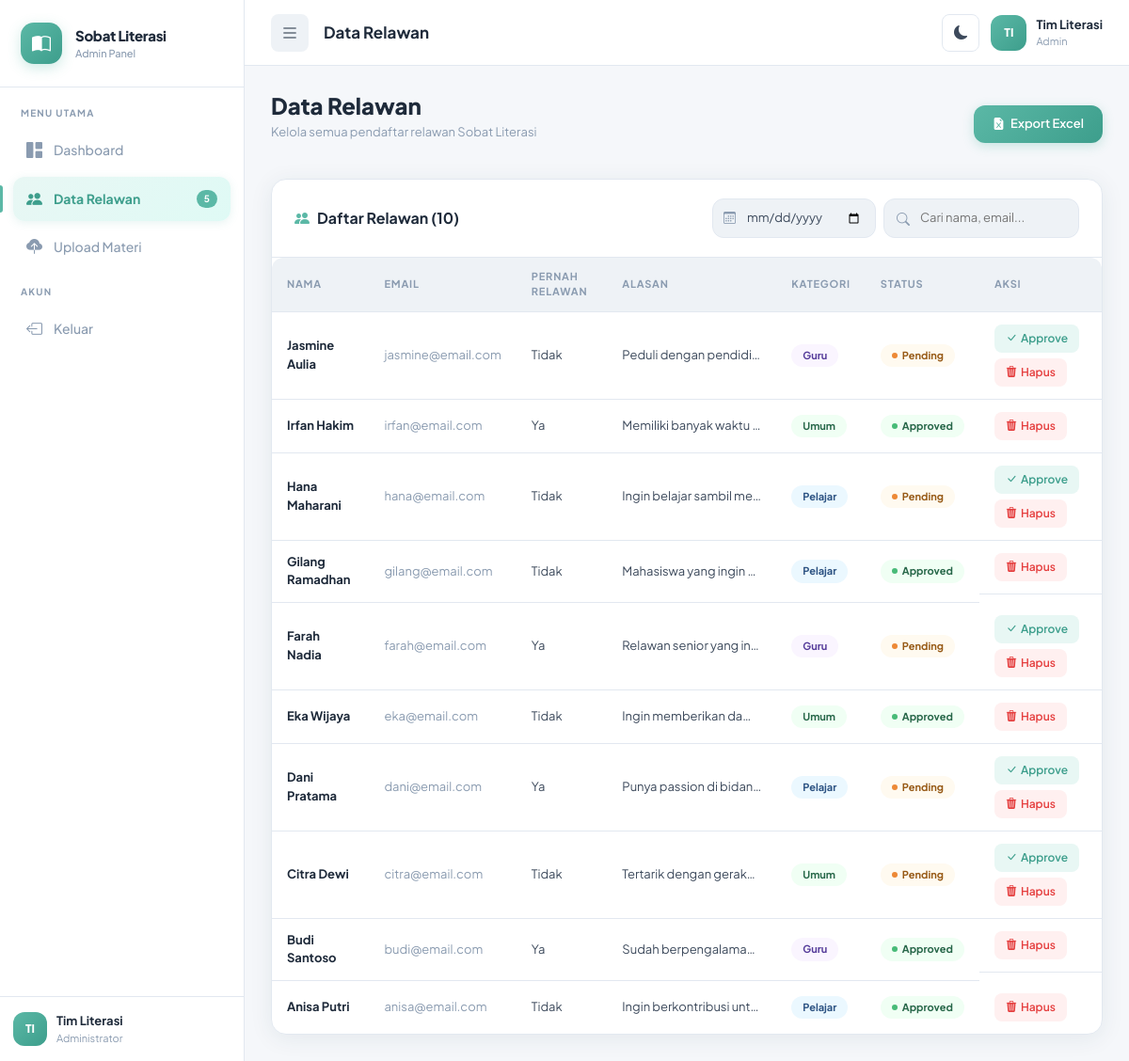
The page /relawan.php (signed in) on the database its author committed.
### tables this page shows
CREATE TABLE IF NOT EXISTS gabung (
    id INT AUTO_INCREMENT PRIMARY KEY,
    nama VARCHAR(150) NOT NULL,
    email VARCHAR(150) NOT NULL,
    pernah_relawan ENUM('ya','tidak') DEFAULT 'tidak',
    alasan TEXT,
    kategori ENUM('pelajar','guru','umum') DEFAULT 'umum',
    persetujuan TINYINT(1) DEFAULT 0,
    status ENUM('pending','approved','rejected') DEFAULT 'pending',
    created_at TIMESTAMP DEFAULT CURRENT_TIMESTAMP
);

### relawan.php (the view, shortened to what this page needs)
<?php
require_once 'config.php';
$where = '1=1';
$result = $conn->query("SELECT * FROM gabung WHERE $where ORDER BY created_at DESC");
$relawan = $result->fetch_all(MYSQLI_ASSOC);
include 'partials/header.php';
?>
<div class="row mb-4 align-items-center">
    <div class="col">
        <h4 style="font-weight:800;color:var(--gray-dark);margin:0">Data Relawan</h4>
        <p style="color:var(--gray-mid);font-size:13px;margin-top:4px">Kelola semua pendaftar relawan Sobat Literasi</p>
    </div>
    <div class="col-auto d-flex gap-2">
        <a href="export.php" class="btn-tosca">
            <i class="bi bi-file-earmark-excel-fill"></i> Export Excel
        </a>
    </div>
</div>
<div class="card-sl">
    <div class="card-sl-header">
        <div class="card-sl-title"><i class="bi bi-people-fill"></i> Daftar Relawan (<?= count($relawan) ?>)</div>
        <div class="d-flex gap-2 flex-wrap">
            <div style="position:relative">
                <i class="bi bi-calendar3" style="position:absolute;left:12px;top:50%;transform:translateY(-50%);color:var(--gray-mid);font-size:13px;z-index:1"></i>
                <input type="date" id="dateFilter" class="search-input" style="padding-left:36px;min-width:160px">
            </div>
            <div class="search-bar">
                <i class="bi bi-search"></i>
                <input type="text" id="searchInput" class="search-input" placeholder="Cari nama, email...">
            </div>
        </div>
    </div>
    <div style="position:relative">
        <div class="table-wrap">
            <table class="table-sl">
                <thead>
                    <tr>
                        <th>Nama</th>
                        <th>Email</th>
                        <th>Pernah Relawan</th>
                        <th>Alasan</th>
                        <th>Kategori</th>
                        <th>Status</th>
                        <th>Aksi</th>
                    </tr>
                </thead>
                <tbody id="relawanTbody">
                    <?php if (empty($relawan)): ?>
                    <tr>
                        <td colspan="7">
                            <div class="empty-state">
                                <i class="bi bi-people"></i>
                                <h5>Belum ada data</h5>
                                <p>Belum ada relawan yang mendaftar</p>
                            </div>
                        </td>
                    </tr>
                    <?php else: ?>
                    <?php foreach ($relawan as $r): ?>
                    <tr id="row-<?= $r['id'] ?>">
                        <td><strong style="color:var(--gray-dark)"><?= htmlspecialchars($r['nama']) ?></strong></td>
                        <td style="color:var(--gray-mid)"><?= htmlspecialchars($r['email']) ?></td>
                        <td><?= ucfirst($r['pernah_relawan']) ?></td>
                        <td style="max-width:180px;overflow:hidden;text-overflow:ellipsis;white-space:nowrap" title="<?= htmlspecialchars($r['alasan']) ?>">
                            <?= htmlspecialchars(substr($r['alasan'],0,50)) . (strlen($r['alasan'])>50?'...':'') ?>
                        </td>
                        <td><span class="badge-sl badge-<?= $r['kategori'] ?>"><?= ucfirst($r['kategori']) ?></span></td>
                        <td id="status-<?= $r['id'] ?>">
                            <?php if($r['status']==='approved'): ?>
                            <span class="badge-sl badge-approved"><span class="dot dot-green"></span>Approved</span>
                            <?php else: ?>
                            <span class="badge-sl badge-pending"><span class="dot dot-orange"></span>Pending</span>
                            <?php endif; ?>
                        </td>
                        <td id="actions-<?= $r['id'] ?>" style="white-space:nowrap;display:flex;gap:6px;flex-wrap:wrap">
                            <?php if($r['status']==='pending'): ?>
                            <button class="btn-sm-approve" onclick="approveRelawan(<?= $r['id'] ?>)">
                                <i class="bi bi-check-lg"></i> Approve
                            </button>
                            <?php endif; ?>
                            <button class="btn-sm-delete" onclick="deleteRelawan(<?= $r['id'] ?>)">
                                <i class="bi bi-trash3-fill"></i> Hapus
                            </button>
                        </td>
                    </tr>
                    <?php endforeach; ?>
                    <?php endif; ?>
                </tbody>
            </table>
        </div>
    </div>
</div>
<?php include 'partials/footer.php'; ?>

### assets/css/style.css (style rules this page uses)
:root { --tosca: #5BB8A6; --tosca-dark: #3D9E8C; --tosca-light: #E8F7F4; --tosca-mid: #A8DDD5; --tosca-xlight: #F0FAF8; --white: #FFFFFF; --gray-bg: #F5F7FA; --gray-soft: #EEF2F6; --gray-border: #E2E8F0; --gray-mid: #8A9BB0; --gray-text: #3D4A5C; --gray-dark: #1E2A3A; --success: #5BB8A6; --warning: #F6AD55; --danger: #FC8181; --info: #63B3ED; --sidebar-w: 260px; --topbar-h: 70px; --radius-xl: 24px; --radius-lg: 16px; --radius-md: 12px; --radius-sm: 8px; --shadow-soft: 0 2px 12px rgba(30,60,80,0.06); --shadow-card: 0 4px 24px rgba(30,60,80,0.08); --shadow-hover: 0 8px 32px rgba(91,184,166,0.18); --transition: all 0.25s cubic-bezier(0.4,0,0.2,1); }
* { margin:0; padding:0; box-sizing:border-box; }
body { font-family: 'Plus Jakarta Sans', sans-serif; background: var(--gray-bg); color: var(--gray-text); transition: background 0.3s ease, color 0.3s ease; min-height: 100vh; }
.card-sl { background: var(--white); border-radius: var(--radius-lg); box-shadow: var(--shadow-card); border: 1px solid var(--gray-border); overflow: hidden; animation: fadeInUp .5s ease both; }
.card-sl-header { padding: 20px 24px; border-bottom: 1px solid var(--gray-border); display: flex; align-items:center; justify-content:space-between; gap:12px; flex-wrap:wrap; }
.card-sl-title { font-size:16px; font-weight:700; color:var(--gray-dark); display:flex; align-items:center; gap:8px; }
.card-sl-title i { color:var(--tosca); }
.btn-tosca { background: linear-gradient(135deg, var(--tosca), var(--tosca-dark)); color: white; border:none; padding: 10px 20px; border-radius:var(--radius-md); font-family:'Plus Jakarta Sans',sans-serif; font-size:13px; font-weight:600; cursor:pointer; transition:var(--transition); display:inline-flex; align-items:center; gap:6px; box-shadow: 0 3px 12px rgba(91,184,166,0.3); text-decoration:none; }
.btn-sm-approve { background:var(--tosca-light); color:var(--tosca-dark); border:none; padding:6px 12px; border-radius:var(--radius-sm); font-size:12px; font-weight:600; cursor:pointer; transition:var(--transition); display:inline-flex; align-items:center; gap:4px; }
.btn-sm-delete { background:#FFF0F0; color:#E53E3E; border:none; padding:6px 12px; border-radius:var(--radius-sm); font-size:12px; font-weight:600; cursor:pointer; transition:var(--transition); display:inline-flex; align-items:center; gap:4px; }
.table-sl { width:100%; border-collapse:separate; border-spacing:0; }
.table-sl th { background:var(--gray-soft); color:var(--gray-mid); font-size:11px; font-weight:700; text-transform:uppercase; letter-spacing:0.8px; padding:12px 16px; border-bottom:1px solid var(--gray-border); position:sticky; top:0; }
.table-sl td { padding:13px 16px; font-size:13px; color:var(--gray-text); border-bottom:1px solid var(--gray-border); vertical-align:middle; transition:background .15s; }
.table-sl tr:last-child td { border-bottom:none; }
.table-wrap { overflow-x:auto; border-radius:var(--radius-md); }
.badge-sl { display:inline-flex; align-items:center; gap:5px; padding:4px 12px; border-radius:20px; font-size:11px; font-weight:700; }
.badge-approved { background:#F0FFF4; color:#276749; }
.badge-pending { background:#FFFAF0; color:#975A16; }
.badge-pelajar { background:#EBF8FF; color:#2C5282; }
.badge-guru { background:#FAF5FF; color:#553C9A; }
.badge-umum { background:#F0FFF4; color:#276749; }
.dot { width:6px; height:6px; border-radius:50%; display:inline-block; }
.dot-green { background:#48BB78; }
.dot-orange { background:#ED8936; }
.search-bar { position:relative; flex:1; max-width:320px; }
.search-bar i { position:absolute; left:14px; top:50%; transform:translateY(-50%); color:var(--gray-mid); font-size:14px; }
.search-input { width:100%; padding:10px 14px 10px 38px; border:1.5px solid var(--gray-border); border-radius:var(--radius-md); font-family:'Plus Jakarta Sans',sans-serif; font-size:13px; background:var(--gray-soft); color:var(--gray-text); outline:none; transition:var(--transition); }

### rows shown on the page
gabung: nama "Jasmine Aulia", email "jasmine@email.com", pernah_relawan "Tidak", alasan "Peduli dengan pendidi…", kategori "Guru", status "pending" (drawn)
gabung: nama "Irfan Hakim", email "irfan@email.com", pernah_relawan "Ya", alasan "Memiliki banyak waktu…", kategori "Umum", status "approved" (drawn)
gabung: nama "Hana Maharani", email "hana@email.com", pernah_relawan "Tidak", alasan "Ingin belajar sambil me…", kategori "Pelajar", status "pending" (drawn)
gabung: nama "Gilang Ramadhan", email "gilang@email.com", pernah_relawan "Tidak", alasan "Mahasiswa yang ingin…", kategori "Pelajar", status "approved" (drawn)
gabung: nama "Farah Nadia", email "farah@email.com", pernah_relawan "Ya", alasan "Relawan senior yang in…", kategori "Guru", status "pending" (drawn)
gabung: nama "Eka Wijaya", email "eka@email.com", pernah_relawan "Tidak", alasan "Ingin memberikan da…", kategori "Umum", status "approved" (drawn)
gabung: nama "Dani Pratama", email "dani@email.com", pernah_relawan "Ya", alasan "Punya passion di bidan…", kategori "Pelajar", status "pending" (drawn)
gabung: nama "Citra Dewi", email "citra@email.com", pernah_relawan "Tidak", alasan "Tertarik dengan gerak…", kategori "Umum", status "pending" (drawn)
gabung: nama "Budi Santoso", email "budi@email.com", pernah_relawan "Ya", alasan "Sudah berpengalama…", kategori "Guru", status "approved" (drawn)
gabung: nama "Anisa Putri", email "anisa@email.com", pernah_relawan "Tidak", alasan "Ingin berkontribusi unt…", kategori "Pelajar", status "approved" (drawn)

### other values the page prints
$pendingCount "5"
substr($_SESSION['admin_nama'],0,2) "TI"
$_SESSION['admin_nama'] "Tim Literasi"
$pageTitle "Data Relawan"
count($relawan) "10"
